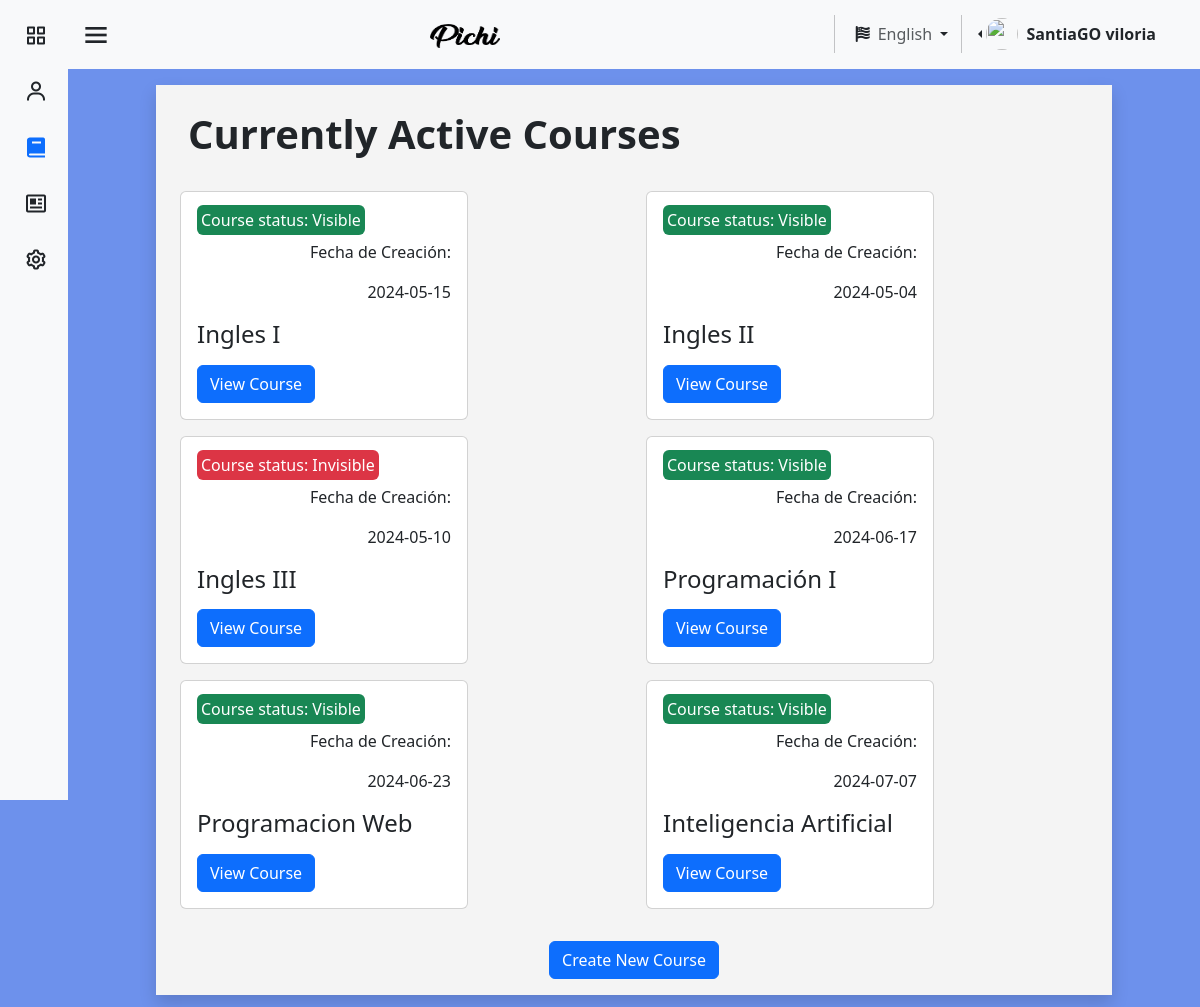
The app's page /pages/en/courses.php (signed in) with its own data.
### tables this page shows
CREATE TABLE `usuario` (
  `id_user` int(11) NOT NULL,
  `identificacion_user` varchar(11) NOT NULL,
  `nombre_user` varchar(25) NOT NULL,
  `apellido_user` varchar(25) NOT NULL,
  `correo_user` varchar(45) NOT NULL,
  `contrasena_user` varchar(16) NOT NULL,
  `direccion_user` varchar(80) NOT NULL,
  `numero_user` varchar(15) NOT NULL,
  `fecha_nacimiento_user` datetime NOT NULL,
  `Active_online` tinyint(1) NOT NULL,
  `sexo_user` varchar(15) NOT NULL,
  `Empresa_id_empresa` int(11) DEFAULT NULL,
  `rol` tinyint(1) NOT NULL,
  `img_perfil` varchar(255) NOT NULL
);

CREATE TABLE `cursos` (
  `id_cur` varchar(100) NOT NULL,
  `nombre_cur` varchar(45) NOT NULL,
  `fecha_inicio` date NOT NULL,
  `cupos_cur_min` int(11) NOT NULL,
  `cupos_cur_max` int(11) NOT NULL,
  `Empresa_id_empresa` int(11) NOT NULL,
  `fecha_fin` date NOT NULL,
  `visibilidad_curso` varchar(11) NOT NULL
);

### pages/en/courses.php (the view, shortened to what this page needs)
<?php
require "../../assests/php/LoginBD.php";
$cursos = [];
if (isset($_SESSION['id_user'])) {
    $usuarios1 = $_SESSION['id_user'];
    $conexion1 = mysqli_query($mysqli, "SELECT Empresa_id_empresa, nombre_user, apellido_user FROM usuario WHERE id_user = '$usuarios1'");
    if (mysqli_num_rows($conexion1) > 0) {
        $datos = mysqli_fetch_assoc($conexion1);
        $empresaUsuario = $datos['Empresa_id_empresa'];
        $nombreUsuario = $datos['nombre_user'];
        $apellidoUsuario = $datos['apellido_user'];
        $conexion2 = mysqli_query($mysqli, "SELECT nombre_empresa FROM empresa WHERE id_empresa = '$empresaUsuario'");
        if (mysqli_num_rows($conexion2) > 0) {
            $conexion3 = mysqli_query($mysqli, "SELECT * FROM cursos WHERE Empresa_id_empresa = '$empresaUsuario'");
            if (mysqli_num_rows($conexion3) > 0) {
                while ($datos3 = mysqli_fetch_assoc($conexion3)) {
                    $cursos[] = $datos3;
                }
            }
        }
    }
}
?>
<!DOCTYPE html>
<html lang="en">
<head>
    <link href="https://cdn.jsdelivr.net/npm/bootstrap@5.3.3/dist/css/bootstrap.min.css" rel="stylesheet"
 />
    <link href="https://unpkg.com/boxicons@2.1.4/css/boxicons.min.css" rel="stylesheet" />
    <link rel="stylesheet" href="https://cdnjs.cloudflare.com/ajax/libs/font-awesome/6.5.1/css/all.min.css"
 />
    <link rel="stylesheet" href="../../assests/css/colorPallete.css" />
    <link rel="stylesheet" href="../../assests/css/viewUser.css" />
    <link rel="stylesheet" href="https://cdnjs.cloudflare.com/ajax/libs/font-awesome/6.1.2/css/all.min.css">
    <link rel="stylesheet" href="../../assests/css/style (2).css">
    <link rel="stylesheet" href="../../assests/css/sidebar.css" />
</head>
<body class="bg-pastel" id="body-pd">
    <header id="header">
        <nav class="navbar bg-body-tertiary">
            <div class="container-fluid">
                <div class="header_toggle">
                    <i class="bx bx-menu" id="header-toggle"></i>
                </div>
                <a class="navbar-brand" href="../../index.html">
                    <img src="../../assests/img/text-1710023184778.png" alt="Bootstrap" width="70" height="24" />
                </a>
                <div class="d-flex justify-content-end">
                    <div class="nav-item dropdown">
                        <button class="btn dropdown-toggle" data-bs-toggle="dropdown" aria-expanded="false" href="#">
                            <span class="fa-solid fa-flag-usa"></span><a class="ms-2 text-body-secondary"
                                href="#">English</a>
                        </button>
                    </div>
                    <div class="btn-group dropstart me-4 pe-2">
                        <a href="#" class="d-flex align-items-center link-dark text-decoration-none dropdown-toggle"
                            id="dropdownUser2" data-bs-toggle="dropdown" aria-expanded="false">
                            <img src="https://github.com/PichiGod.png" alt="" width="32" height="32"
                                class="rounded-circle me-2" />
                            <strong><?php echo $nombreUsuario . " " . $apellidoUsuario; ?></strong>
                        </a>
                    </div>
                </div>
            </div>
        </nav>
    </header>
    <div class="l-navbar bg-body-tertiary" id="nav-bar">
        <nav class="nav">
            <div class="nav_list">
                <a href="home.php" class="nav_link link-dark">
                    <i class="bx bx-grid-alt nav_icon"></i>
                </a>
                <a href="tutoIngles.php" class="nav_link link-dark">
                    <i class="bx bx-user nav_icon"></i>
                </a>
                <a href="courses.php" class="nav_link active">
                    <i class="bx bxs-book nav_icon"></i>
                </a>
                <a href="viewCalif.php" class="nav_link link-dark">
                    <i class="bx bx-news nav_icon"></i>
                </a>
                <a href="adminMenu.php" class="nav_link link-dark">
                    <i class="bx bx-cog nav_icon"></i>
                </a>
            </div>
        </nav>
    </div>
    <section class="Cursos">
        <div class="container-fluid bg-blanco mt-3 shadow ">
            <h1 class="heading"><b>Currently Active Courses</b></h1>
            <div class="container">
                <div class="row gy-3 mb-4">
                    <?php foreach ($cursos as $curso) { ?>
                        <div class="col">
                            <div class="card" style="width: 18rem">
                                <div class="card-body">
                                    <?php
                                    $bgClass = ($curso['visibilidad_curso'] == 'Invisible') ? 'bg-danger' : 'bg-success';
                                    ?>
                                    <span class="card-text text-bg-success rounded p-1 fs-6 <?php echo $bgClass; ?>">Course status: <?php echo $curso['visibilidad_curso']; ?></span>
                                    <p class="mt-2 card-text text-end">Fecha de Creación:</p>
                                    <p class="card-text text-end"><?php echo $curso['fecha_inicio']; ?></p>
                                    <h4 class="card-title text-start"><?php echo $curso['nombre_cur']; ?></h4>
                                    <a class="btn btn-primary mt-2"
                                        href="verCurso.php?id_cur=<?php echo $curso['id_cur']; ?>">View Course</a>
                                </div>
                            </div>
                        </div>
                    <?php } ?>
                </div>
            </div>
            <div class="containerButtonCrearCurso">
                <button type="button" class="botonCrearCurso btn btn-primary"
                    onclick="location.href='CreateCourse.php'">Create New Course</button>
            </div>
    </section>
</body>
</html>

### assests/css/colorPallete.css (style rules this page uses)
.bg-pastel { background-color: #527ce9d6; }
.bg-blanco { background-color: #F4F4F4; }

### assests/css/style (2).css (style rules this page uses)
.heading { padding: 25px; padding-left: 20px; }
.containerButtonCrearCurso { display: flex; width: 100%; justify-content: center; align-items: center; margin-top: 2em; margin-bottom: 1em; }
.botonCrearCurso { margin-bottom: 1em; }
@media (max-width:1200px) { body { padding-left: 0; } }

### assests/css/sidebar.css (style rules this page uses)
:root { --z-fixed: 100; --nav-width: 68px; --header-height: 3rem; }
body { transition: 0.5s; }
a { text-decoration: none; }
.header_toggle { justify-content: center; margin-top: 0.3rem; font-size: 2rem; cursor: pointer; }
.l-navbar { position: fixed; top: 0; left: -30%; width: var(--nav-width); height: 100vh; transition: 0.5s; z-index: var(--z-fixed); }
.nav { height: 100%; display: flex; flex-direction: column; justify-content: space-between; overflow: hidden; }
.nav_logo, .nav_link { display: grid; grid-template-columns: max-content max-content; align-items: center; column-gap: 1rem; padding: 0.5rem 0 0.5rem 1.5rem; }
.nav_link { position: relative; margin-bottom: 1rem; transition: 0.3s; }
.nav_icon { font-size: 1.5rem; }
section { margin-right: 2rem; margin-left: 2rem; }
.active::before { content: ""; position: absolute; left: 0; width: 2px; height: 32px; }
@media screen and (min-width: 768px) { body { margin: 0 0 0 0; padding-left: calc(var(--nav-width)); } }
@media screen and (min-width: 768px) { .l-navbar { left: 0; padding: 1rem 1rem 0 0; } }
@media (min-width: 576px) { section { margin-right: 5.5rem; margin-left: 5.5rem; } }

### records on screen
usuario: nombre_user "SantiaGO", apellido_user "viloria"
cursos: visibilidad_curso "Visible", fecha_inicio "2024-05-15", nombre_cur "Ingles I"
cursos: visibilidad_curso "Visible", fecha_inicio "2024-05-04", nombre_cur "Ingles II"
cursos: visibilidad_curso "Invisible", fecha_inicio "2024-05-10", nombre_cur "Ingles III"
cursos: visibilidad_curso "Visible", fecha_inicio "2024-06-17", nombre_cur "Programación I"
cursos: visibilidad_curso "Visible", fecha_inicio "2024-06-23", nombre_cur "Programacion Web"
cursos: visibilidad_curso "Visible", fecha_inicio "2024-07-07", nombre_cur "Inteligencia Artificial"
